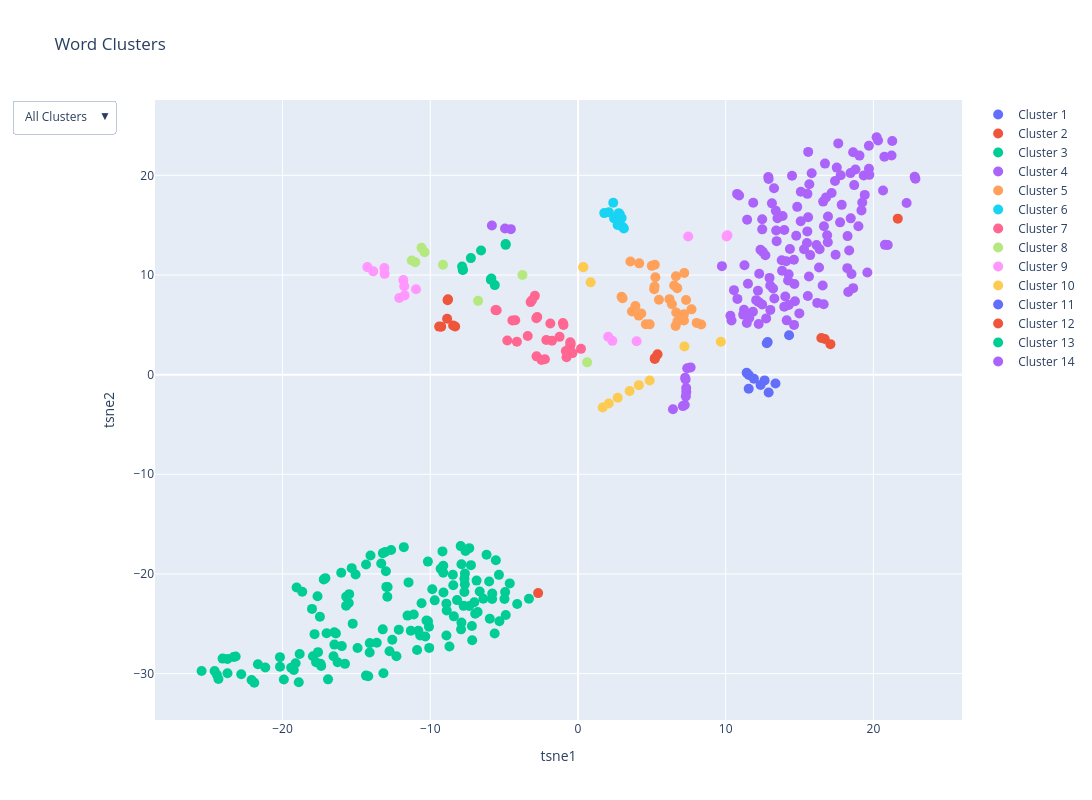

Here is the notebook cell this chart was saved with:
### Code cell
# Create a DataFrame for Plotly
df = pd.DataFrame({
    'PCA1': X_tsne[:, 0],
    'PCA2': X_tsne[:, 1],
    'Cluster': labels,
    'Word': unique_lemma
})
# pca1_min, pca1_max = df['PCA1'].min(), df['PCA1'].max()
# pca2_min, pca2_max = df['PCA2'].min(), df['PCA2'].max()
# Create a scatter plot with Plotly
fig = go.Figure()

# Add traces for each cluster
for cluster in range(1, optimal_clusters + 1):
    cluster_data = df[df['Cluster'] == cluster]
    fig.add_trace(go.Scatter(
        x=cluster_data['PCA1'],
        y=cluster_data['PCA2'],
        mode='markers',
        marker=dict(size=10),
        name=f'Cluster {cluster}',
        text=cluster_data['Word'],
        hovertemplate='%{text}<extra></extra>',
    ))

# Update layout with dropdown menu
fig.update_layout(
    title='Word Clusters',
    xaxis_title='tsne1',
    yaxis_title='tsne2',
    width=1600,  # Set the width of the figure
    height=800,  # Set the height of the figure
    # xaxis=dict(range=[pca1_min, pca1_max]),
    # yaxis=dict(range=[pca2_min, pca2_max]),
    updatemenus=[
        {
            'buttons': [
                {
                    'label': 'All Clusters',
                    'method': 'update',
                    'args': [{'visible': [True] * optimal_clusters},
                             {'title': 'All Clusters'}]
                }
            ] + [
                {
                    'label': f'Cluster {i}',
                    'method': 'update',
                    'args': [{'visible': [j == i - 1 for j in range(optimal_clusters)]},
                             {'title': f'Cluster {i}'}]
                } for i in range(1, optimal_clusters + 1)
            ],
            'direction': 'down',
            'showactive': True
        }
    ]
)

fig.show()

### Figure 1 — Plotly figure (JSON) as saved in the notebook; plotly's stock layout.template omitted (floating-point values rounded to 4 significant figures; data arrays with more than 128 entries replaced by an {"elided": "..."} marker saying what was removed)
{"data": [{"hovertemplate": "%{text}<extra></extra>", "marker": {"size": 10}, "mode": "markers", "name": "Cluster 1", "text": [["%", "NOUN"], ["g", "NOUN"], ["g.j", "NOUN"]], "type": "scatter", "x": [14.29, 12.84, 12.78], "y": [3.952, 3.282, 3.147]}, {"hovertemplate": "%{text}<extra></extra>", "marker": {"size": 10}, "mode": "markers", "name": "Cluster 2", "text": [["biir", "NOUN"], ["diggante", "NOUN"], ["dul", "ADP"], ["kaw", "NOUN"], ["noppi", "VERB"]], "type": "scatter", "x": [21.65, 16.71, 17.09, 16.48, -2.698], "y": [15.65, 3.573, 3.06, 3.672, -21.92]}, {"hovertemplate": "%{text}<extra></extra>", "marker": {"size": 10}, "mode": "markers", "name": "Cluster 3", "text": {"elided": "140x2 str values"}, "type": "scatter", "x": {"elided": "140 float values"}, "y": {"elided": "140 float values"}}, {"hovertemplate": "%{text}<extra></extra>", "marker": {"size": 10}, "mode": "markers", "name": "Cluster 4", "text": {"elided": "127x2 str values"}, "type": "scatter", "x": [19.59, 17.62, 20.75, 22.8, 18.45, 18.36, 13.29, 12.47, 15.53, 13.27, 17.79, 15.53, 11.19, 13.85, 10.91, 16.6, 16.57, 12.07, 13.13, 16.72, 16.2, 11.27, 16.87, 14.63, 14.22, 12.51, 17.44, 14.04, 12.36, 10.56, 18.52, 12.47, 15.64, 18.7, 18.3, 15.56, 16.36, 13.21, 11.87, 18.63, 12.97, 17.86, 14.26, 15.31, 20.65, 11.45, 18.63, 16.15, 17.17, 20.97, 12.27, 10.32, 11.84, 13.82, 12.74, 17.4, 18.79, 20.78, 19.7, 15.5, 11.51, 18.99, 14.09, 19.7, 12.89, 19.42, 13.01, 16.93, 14.78, 14.69, 13.8, 13.4, 11.43, 9.747, 16.64, 20.32, 20.22, 15.66, 13.45, 12.91, 17.75, 13.42, 14.27, 16.91, 12.69, 11.24, 13.97, 21.28, 18.25, 15.59, 10.4, 10.78, 18.47, 19.25, 12.22, 13.51, 12.47, 19.35, 15.82, 13.97, 14.99, 16.65, 22.25, 14.13, 15.08, 16.8, 19.72, 17.52, 14.84, 12.24, 15.72, 16.32, 22.84, 14.65, 14.49, 15.09, 11.6, 10.79, 15.58, 13.02, 12.18, 19.06, 18.24, 19.19, 21.23, 14.62, 14.35], "y": [10.26, 23.2, 21.87, 19.85, 20.22, 12.45, 7.632, 14.58, 18.14, 18.7, 20.01, 14.37, 6.024, 15.91, 17.97, 17.36, 8.942, 7.473, 17.19, 21.17, 7.197, 10.98, 13.99, 4.992, 9.442, 12.32, 12.02, 7.845, 12.53, 8.479, 10.1, 15.59, 9.85, 19.02, 8.296, 7.89, 12.58, 8.651, 17.24, 22.31, 9.707, 17.04, 10.07, 12.58, 18.48, 15.55, 8.677, 13.0, 18.23, 13.01, 10.12, 5.903, 6.316, 10.43, 5.644, 19.43, 20.58, 13.02, 22.97, 13.2, 9.124, 14.9, 11.39, 20.66, 19.84, 18.04, 8.95, 15.86, 13.94, 7.359, 11.48, 16.44, 5.185, 10.89, 7.057, 23.49, 23.82, 19.1, 13.4, 19.63, 15.28, 14.47, 6.995, 13.28, 11.98, 6.519, 6.81, 23.44, 13.9, 22.35, 5.435, 18.14, 15.68, 17.27, 7.299, 15.69, 7.035, 19.99, 20.2, 14.52, 6.147, 14.89, 17.23, 5.448, 15.4, 17.78, 20.05, 20.78, 16.84, 5.08, 11.99, 10.74, 19.66, 9.086, 19.96, 18.35, 5.709, 7.602, 15.8, 6.494, 8.424, 21.98, 10.69, 16.48, 21.99, 11.53, 12.61]}, {"hovertemplate": "%{text}<extra></extra>", "marker": {"size": 10}, "mode": "markers", "name": "Cluster 5", "text": [["Abdu", "PROPN"], ["Ablaay", "PROPN"], ["Afrig", "PROPN"], ["Afrik", "PROPN"], ["Almaañ", "PROPN"], ["Alxuraan", "PROPN"], ["Bawol", "PROPN"], ["Big", "PROPN"], ["Brusiya", "PROPN"], ["CFA", "PROPN"], ["Faraas", "PROPN"], ["Fuuta", "PROPN"], ["Isipt", "PROPN"], ["Jolof", "PROPN"], ["Kajoor", "PROPN"], ["Lislaam", "PROPN"], ["Nasaraan", "PROPN"], ["Ndakaaru", "PROPN"], ["Otris", "PROPN"], ["Seex", "PROPN"], ["Senegaal", "PROPN"], ["Solofrayn", "PROPN"], ["Soxna", "PROPN"], ["Sëriñ", "PROPN"], ["Tabaski", "PROPN"], ["Tugal", "PROPN"], ["Tëbëski", "PROPN"], ["Waalo", "PROPN"], ["Wolof", "PROPN"], ["Yàlla", "PROPN"], ["soxna", "PROPN"], ["wolof", "PROPN"]], "type": "scatter", "x": [4.854, 4.115, 7.686, 4.998, 5.203, 7.179, 6.611, 3.02, 6.721, 7.318, 6.513, 4.287, 7.196, 6.635, 5.162, 5.241, 6.194, 6.652, 6.735, 3.654, 4.146, 7.175, 3.889, 2.951, 8.039, 7.033, 8.343, 5.185, 5.482, 3.55, 4.595, 6.36], "y": [5.044, 5.924, 6.55, 10.92, 11.03, 5.438, 4.877, 7.664, 8.681, 7.489, 8.952, 6.133, 10.2, 9.873, 8.565, 9.769, 7.574, 6.235, 5.346, 6.335, 11.17, 6.055, 6.881, 7.807, 5.19, 5.855, 5.026, 8.843, 7.513, 11.36, 5.053, 7.06]}, {"hovertemplate": "%{text}<extra></extra>", "marker": {"size": 10}, "mode": "markers", "name": "Cluster 6", "text": [["Anta", "PROPN"], ["Bang", "PROPN"], ["Buso", "PROPN"], ["Jaara", "PROPN"], ["Jóob", "PROPN"], ["Mbàkke", "PROPN"], ["Moor", "PROPN"], ["Njaay", "PROPN"], ["Tuubaa", "PROPN"], ["Wàdd", "PROPN"]], "type": "scatter", "x": [1.779, 2.389, 2.957, 2.093, 3.034, 2.449, 2.686, 2.837, 3.106, 2.765], "y": [16.21, 17.25, 15.71, 16.3, 14.82, 15.67, 15.02, 16.06, 14.66, 16.21]}, {"hovertemplate": "%{text}<extra></extra>", "marker": {"size": 10}, "mode": "markers", "name": "Cluster 7", "text": [["booba", "ADV"], ["daal", "ADV"], ["daanaka", "ADV"], ["daldi", "ADV"], ["de", "ADV"], ["fa", "ADV"], ["fi", "ADV"], ["fii", "ADV"], ["foofu", "ADV"], ["fu", "ADV"], ["it", "ADV"], ["itam", "ADV"], ["kat", "ADV"], ["kon", "ADV"], ["lool", "ADV"], ["léegi", "ADV"], ["moom", "ADV"], ["nag", "ADV"], ["ndax", "ADV"], ["ni", "ADV"], ["nii", "ADV"], ["noonu", "ADV"], ["rawatina", "ADV"], ["rekk", "ADV"], ["sax", "ADV"], ["téy", "ADV"], ["xanaa", "ADV"], ["yit", "ADV"]], "type": "scatter", "x": [-0.8209, -1.246, -2.145, -4.439, -0.9809, -5.504, -5.581, -2.466, -2.237, -3.401, -3.205, -1.871, -0.5213, -4.247, -2.758, -1.76, -1.021, -2.918, 0.2031, -4.136, -2.804, -4.783, -0.7744, -3.117, -2.818, -0.5263, -0.374, -0.4898], "y": [2.379, 3.792, 3.482, 5.444, 4.992, 6.452, 6.474, 1.478, 1.536, 3.88, 7.279, 5.123, 3.257, 5.455, 5.789, 3.396, 5.187, 7.904, 2.585, 3.307, 1.832, 3.432, 1.741, 7.466, 5.651, 2.876, 2.159, 3.097]}, {"hovertemplate": "%{text}<extra></extra>", "marker": {"size": 10}, "mode": "markers", "name": "Cluster 8", "text": [["a", "AUX"], ["bu", "AUX"], ["da", "AUX"], ["di", "AUX"], ["la", "AUX"], ["na", "AUX"], ["ngi", "AUX"], ["woon", "AUX"]], "type": "scatter", "x": [-10.38, 0.6222, -9.141, -10.59, -11.02, -11.25, -6.763, -3.758], "y": [12.28, 1.233, 11.03, 12.72, 11.29, 11.46, 7.402, 9.99]}, {"hovertemplate": "%{text}<extra></extra>", "marker": {"size": 10}, "mode": "markers", "name": "Cluster 9", "text": [["ba", "PRON"], ["beneen", "PRON"], ["benn", "PRON"], ["bi", "PRON"], ["bii", "PRON"], ["boobu", "PRON"], ["bopp", "PRON"], ["bu", "PRON"], ["ko", "PRON"], ["lu", "PRON"], ["lépp", "PRON"], ["maa", "PRON"], ["moom", "PRON"], ["mu", "PRON"], ["ñépp", "PRON"]], "type": "scatter", "x": [-11.76, 10.12, -10.96, -13.09, -11.74, -12.1, 7.462, -13.86, -13.11, 2.327, 10.06, 3.972, -11.82, -14.26, 2.046], "y": [8.868, 13.99, 8.571, 10.11, 7.949, 7.69, 13.87, 10.36, 10.69, 3.39, 13.87, 3.358, 9.487, 10.79, 3.807]}, {"hovertemplate": "%{text}<extra></extra>", "marker": {"size": 10}, "mode": "markers", "name": "Cluster 10", "text": [["ab", "DET"], ["beneen", "DET"], ["benn", "DET"], ["bi", "DET"], ["bii", "DET"], ["boobale", "DET"], ["boobu", "DET"], ["bépp", "DET"], ["le", "DET"], ["sama", "DET"], ["seen", "DET"]], "type": "scatter", "x": [2.084, 4.123, 3.499, 1.672, 0.3652, 9.674, 0.3555, 0.8564, 7.204, 2.691, 4.853], "y": [-2.889, -1.053, -1.649, -3.301, 10.78, 3.296, 10.8, 9.261, 2.833, -2.327, -0.5972]}, {"hovertemplate": "%{text}<extra></extra>", "marker": {"size": 10}, "mode": "markers", "name": "Cluster 11", "text": [["1", "NUM"], ["benn", "NUM"], ["fukk", "NUM"], ["juróom", "NUM"], ["téeméer", "NUM"], ["ñaar", "NUM"], ["ñatt", "NUM"], ["ñeent", "NUM"]], "type": "scatter", "x": [11.42, 12.63, 13.37, 11.56, 11.56, 12.91, 11.91, 12.36], "y": [0.1847, -0.5768, -0.8941, -1.42, -0.04518, -1.797, -0.4076, -1.033]}, {"hovertemplate": "%{text}<extra></extra>", "marker": {"size": 10}, "mode": "markers", "name": "Cluster 12", "text": [[",", "CCONJ"], ["ag", "CCONJ"], ["ak", "CCONJ"], ["maanaam", "CCONJ"], ["mbaa", "CCONJ"], ["ndax", "CCONJ"], ["te", "CCONJ"], ["waaye", "CCONJ"], ["walla", "CCONJ"], ["wante", "CCONJ"]], "type": "scatter", "x": [5.388, 5.196, -8.801, 5.208, -9.258, -8.315, -8.826, -8.859, -9.396, -8.455], "y": [2.033, 1.568, 7.572, 1.663, 4.816, 4.835, 7.465, 5.611, 4.818, 4.93]}, {"hovertemplate": "%{text}<extra></extra>", "marker": {"size": 10}, "mode": "markers", "name": "Cluster 13", "text": [["a", "PART"], ["ba", "ADP"], ["ba", "SCONJ"], ["bi", "SCONJ"], ["bu", "SCONJ"], ["ndax", "SCONJ"], ["ne", "SCONJ"], ["ngir", "ADP"], ["ni", "SCONJ"], ["su", "SCONJ"]], "type": "scatter", "x": [-6.561, -4.896, -7.846, -5.631, -7.792, -5.898, -7.25, -4.894, -5.864, -7.795], "y": [12.46, 13.11, 10.84, 8.982, 10.52, 9.517, 11.69, 13.02, 9.653, 10.51]}, {"hovertemplate": "%{text}<extra></extra>", "marker": {"size": 10}, "mode": "markers", "name": "Cluster 14", "text": [["ak", "ADP"], ["biir", "ADP"], ["bu", "ADP"], ["ca", "ADP"], ["ci", "ADP"], ["gannaaw", "ADP"], ["gu", "ADP"], ["naka", "ADP"], ["ni", "ADP"], ["niki", "ADP"], ["wu", "ADP"], ["yu", "ADP"], ["ñeel", "ADP"]], "type": "scatter", "x": [-4.546, 7.288, 7.102, -4.937, -5.828, 7.397, 7.228, 7.626, 6.431, 7.334, 7.257, 7.304, 7.327], "y": [14.6, -0.4939, -3.157, 14.66, 14.97, 0.6453, -3.048, 0.7242, -3.472, -1.738, -0.3065, -2.18, -1.353]}], "layout": {"height": 800, "title": {"text": "Word Clusters"}, "updatemenus": [{"buttons": [{"args": [{"visible": [true, true, true, true, true, true, true, true, true, true, true, true, true, true]}, {"title": "All Clusters"}], "label": "All Clusters", "method": "update"}, {"args": [{"visible": [true, false, false, false, false, false, false, false, false, false, false, false, false, false]}, {"title": "Cluster 1"}], "label": "Cluster 1", "method": "update"}, {"args": [{"visible": [false, true, false, false, false, false, false, false, false, false, false, false, false, false]}, {"title": "Cluster 2"}], "label": "Cluster 2", "method": "update"}, {"args": [{"visible": [false, false, true, false, false, false, false, false, false, false, false, false, false, false]}, {"title": "Cluster 3"}], "label": "Cluster 3", "method": "update"}, {"args": [{"visible": [false, false, false, true, false, false, false, false, false, false, false, false, false, false]}, {"title": "Cluster 4"}], "label": "Cluster 4", "method": "update"}, {"args": [{"visible": [false, false, false, false, true, false, false, false, false, false, false, false, false, false]}, {"title": "Cluster 5"}], "label": "Cluster 5", "method": "update"}, {"args": [{"visible": [false, false, false, false, false, true, false, false, false, false, false, false, false, false]}, {"title": "Cluster 6"}], "label": "Cluster 6", "method": "update"}, {"args": [{"visible": [false, false, false, false, false, false, true, false, false, false, false, false, false, false]}, {"title": "Cluster 7"}], "label": "Cluster 7", "method": "update"}, {"args": [{"visible": [false, false, false, false, false, false, false, true, false, false, false, false, false, false]}, {"title": "Cluster 8"}], "label": "Cluster 8", "method": "update"}, {"args": [{"visible": [false, false, false, false, false, false, false, false, true, false, false, false, false, false]}, {"title": "Cluster 9"}], "label": "Cluster 9", "method": "update"}, {"args": [{"visible": [false, false, false, false, false, false, false, false, false, true, false, false, false, false]}, {"title": "Cluster 10"}], "label": "Cluster 10", "method": "update"}, {"args": [{"visible": [false, false, false, false, false, false, false, false, false, false, true, false, false, false]}, {"title": "Cluster 11"}], "label": "Cluster 11", "method": "update"}, {"args": [{"visible": [false, false, false, false, false, false, false, false, false, false, false, true, false, false]}, {"title": "Cluster 12"}], "label": "Cluster 12", "method": "update"}, {"args": [{"visible": [false, false, false, false, false, false, false, false, false, false, false, false, true, false]}, {"title": "Cluster 13"}], "label": "Cluster 13", "method": "update"}, {"args": [{"visible": [false, false, false, false, false, false, false, false, false, false, false, false, false, true]}, {"title": "Cluster 14"}], "label": "Cluster 14", "method": "update"}], "direction": "down", "showactive": true}], "width": 1600, "xaxis": {"title": {"text": "tsne1"}}, "yaxis": {"title": {"text": "tsne2"}}}}
